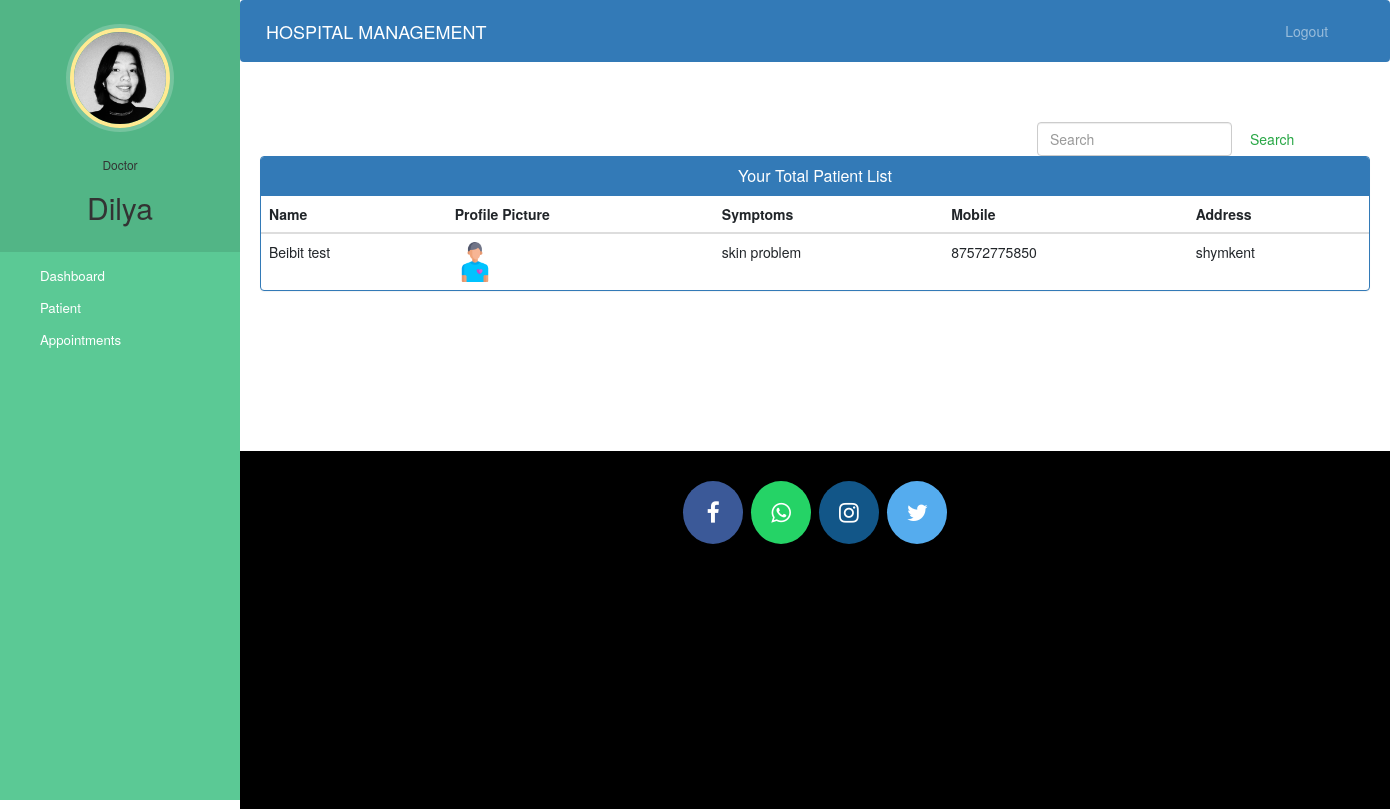
The app's page /doctor-view-patient (signed in) with its own data.
### hospital/models.py (models this page shows, shortened)
class Doctor(models.Model):
    user=models.OneToOneField(User,on_delete=models.CASCADE)
    profile_pic= models.ImageField(upload_to='profile_pic/DoctorProfilePic/',null=True,blank=True)
    address = models.CharField(max_length=40)
    mobile = models.CharField(max_length=20,null=True)
    department= models.CharField(max_length=50,choices=departments,default='Cardiologist')
    status=models.BooleanField(default=False)

class Patient(models.Model):
    user=models.OneToOneField(User,on_delete=models.CASCADE)
    profile_pic= models.ImageField(upload_to='profile_pic/PatientProfilePic/',null=True,blank=True)
    address = models.CharField(max_length=40)
    mobile = models.CharField(max_length=20,null=False)
    symptoms = models.CharField(max_length=100,null=False)
    assignedDoctorId = models.PositiveIntegerField(null=True)
    admitDate=models.DateField(auto_now=True)
    status=models.BooleanField(default=False)
    @property
    def get_name(self):
        return self.user.first_name+" "+self.user.last_name

### hospital/views.py (the view)
# urls.py: path('doctor-view-patient', views.doctor_view_patient_view,name='doctor-view-patient'),
@login_required(login_url='doctorlogin')
@user_passes_test(is_doctor)
def doctor_view_patient_view(request):
    patients=models.Patient.objects.all().filter(status=True,assignedDoctorId=request.user.id)
    doctor=models.Doctor.objects.get(user_id=request.user.id) #for profile picture of doctor in sidebar
    return render(request,'hospital/doctor_view_patient.html',{'patients':patients,'doctor':doctor})

### hospital/views.py (called while the page is built)
def is_doctor(user):
    return user.groups.filter(name='DOCTOR').exists()

### templates/hospital/doctor_view_patient.html (shortened to what this page needs)
{% extends 'hospital/doctor_base.html' %}
{% block content %}
{%load static%}
<head>
  <link href="//netdna.bootstrapcdn.com/bootstrap/3.0.0/css/bootstrap.min.css" rel="stylesheet" id="bootstrap-css">
</head>
<div class="container">
    <form  action="/search" method="get" style="margin-left:70%;" class="form-inline my-2 my-lg-0">
      <input class="form-control mr-sm-2" type="search" placeholder="Search" name="query" id="query" aria-label="Search">
      <button class="btn btn-outline-success my-2 my-sm-0" type="submit">Search</button>
    </form>
  {% if patients %}
  <div class="panel panel-primary">
    <div class="panel-heading">
      <h6 class="panel-title">Your Total Patient List</h6>
    </div>
    <table class="table table-hover" id="dev-table">
      <thead>
        <tr>
          <th>Name</th>
          <th>Profile Picture</th>
          <th>Symptoms</th>
          <th>Mobile</th>
          <th>Address</th>
        </tr>
      </thead>
      {% for p in patients %}
      <tr>
        <td> {{p.get_name}}</td>
        <td> <img src="{% static p.profile_pic.url %}" alt="Profile Pic" height="40px" width="40px" /></td>
        <td>{{p.symptoms}}</td>
        <td>{{p.mobile}}</td>
        <td>{{p.address}}</td>
      </tr>
      {% endfor %}
    </table>
  </div>
  {%else%}
  <br><br><br>
  <h4 style="text-align: center;color: red;">No Patient Found !!!</h4>
  {% endif %}
</div>
{% endblock content %}

### templates/hospital/doctor_base.html (shortened to what this page needs)
<!DOCTYPE html>
{% load static %}
<html lang="en">
<head>
  <link rel="stylesheet" href="https://stackpath.bootstrapcdn.com/bootstrap/4.3.1/css/bootstrap.min.css">
  <link rel="stylesheet" href="https://maxcdn.bootstrapcdn.com/font-awesome/4.7.0/css/font-awesome.min.css">
</head>
<body>
  <nav class="menu" tabindex="0">
    <header class="avatar">
      <img src="{% static doctor.profile_pic.url %}" alt="Profile Pic" />
      <br><br>
      <h6>Doctor</h6>
      <h2>{{request.user.first_name}}</h2>
    </header>
    <ul>
      <li tabindex="0" class="icon-dashboard"> <a style="color:white; text-decoration:none;" href="/doctor-dashboard"><span>Dashboard</span></a> </li>
      <li tabindex="0" class="icon-users"> <a style="color:white; text-decoration:none;" href="/doctor-patient"><span>Patient</span></a></li>
      <li tabindex="0" class="icon-calendar"> <a style="color:white; text-decoration:none;" href="/doctor-appointment"><span>Appointments</span></a></li>
    </ul>
  </nav>
  <main>
    <div class="bs-example">
      <nav class="navbar navbar-expand-md  navbar-dark fixed-top" style="background:#337AB7;">
        <a href="/doctor-dashboard" class="navbar-brand">HOSPITAL MANAGEMENT</a>
        <div class="collapse navbar-collapse justify-content-between" id="navbarCollapse">
          <div class="navbar-nav" style=" margin-left: 90%;">
            <a href="/logout" class="nav-item nav-link">Logout</a>
          </div>
        </div>
      </nav>
    </div>
    <br><br>
    {% block content %}
    {% endblock content %}
    <br><br><br><br><br><br><br>
    <footer>
      <p>
        <a id="ftr" href="https://facebook.com/sumit.luv/" class="fa fa-facebook"></a>
        <a id="ftr" href="https://api.whatsapp.com/send?phone=919572181024&text=Hello%20Sumit.%0d%0aHow%20are%20you%20%3f%0d%0aI%20came%20from%20your%20website.&source=&data=#" class="fa fa-whatsapp"></a>
        <a id="ftr" href="https://instagram.com/sumit.luv" class="fa fa-instagram"></a>
        <a id="ftr" href="https://twitter.com/sumitkumar1503" class="fa fa-twitter"></a>
      </p>
      <br>
      <div class="container">
        <div class="row">
          <div class="col-md-12 col-sm-12">
            <div style="color:#ffffff;" class="wow fadeInUp footer-copyright">
              <p><br>
           </p>
            </div>
          </div>
        </div>
      </div>
    </footer>
  </main>
</body>
</html>

### templates/hospital/doctor_base.html (style rules this page uses)
a:link { text-decoration: none; }
a { color: white; }
footer { padding: 0px 0px 0px 0px; background-color: black; margin: 0px; }
#ftr { padding: 20px; }
.fa { font-size: 23px; width: 60px; text-align: center; text-decoration: none; margin: 5px 2px; border-radius: 50%; }
.fa-facebook { background: #3B5998; color: white; margin-top: 30px; }
.fa-whatsapp { background: #25d366; color: white; }
.fa-twitter { background: #55ACEE; color: white; }
.fa-instagram { background: #125688; color: white; }
p { text-align: center; }
body { padding-left: 240px; }
main { position: relative; height: 100vh; }
.menu { background: #5bc995; height: 100vh; width: 240px; position: fixed; top: 0px; left: 0; z-index: 5; outline: none; }
.menu .avatar { background: rgba(0, 0, 0, 0.1); padding: 2em 0.5em; text-align: center; }
.menu .avatar img { width: 100px; border-radius: 50%; overflow: hidden; border: 4px solid #ffea92; box-shadow: 0 0 0 4px rgba(255, 255, 255, 0.2); }
.menu .avatar h2 { font-weight: normal; margin-bottom: 0; }
.menu ul { list-style: none; padding: 0.5em 0; margin: 0; }
.menu ul li { padding: 0.5em 1em 0.5em 3em; font-size: 0.95em; font-weight: regular; background-repeat: no-repeat; background-position: left 15px center; background-size: auto 20px; transition: all 0.15s linear; cursor: pointer; }
.menu ul li.icon-dashboard { background-image: url("http://www.entypo.com/images//gauge.svg"); }
.menu ul li.icon-users { background-image: url("http://www.entypo.com/images//users.svg"); }
.menu ul li.icon-calendar { background-image: url("http://www.entypo.com/images//calendar.svg"); }

### templates/hospital/doctor_view_patient.html (style rules this page uses)
a:link { text-decoration: none; }
h6 { text-align: center; }
.row { margin: 100px; }

### records on screen
Doctor: profile_pic (picture)
Patient: get_name "Beibit test", profile_pic (picture), symptoms "skin problem", mobile "87572775850", address "shymkent"

### other values on screen
{{ request.user.first_name }} "Dilya"
